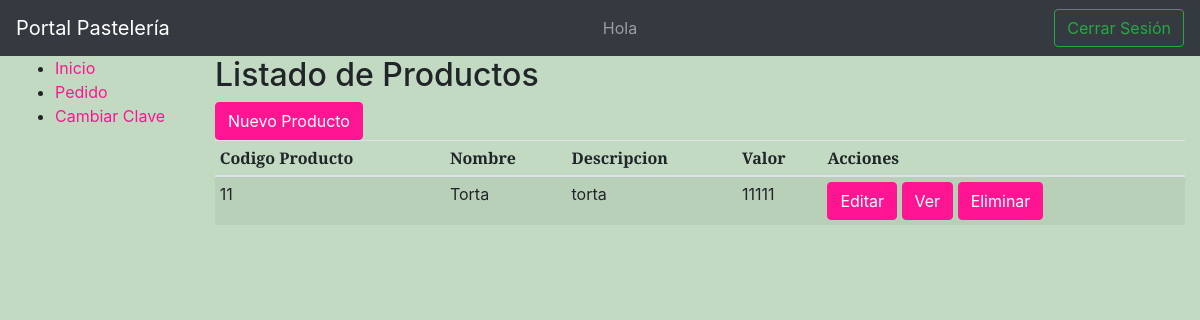
The page /portal/producto/ on the database as committed earlier.
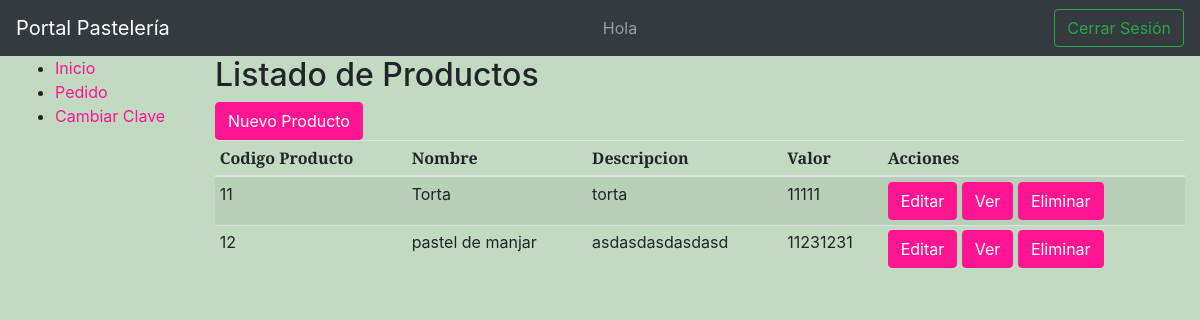
The same page on the database as committed later.
### sitio_web/models.py (models this page shows, shortened)
class Producto(models.Model):
    codigo_producto = models.AutoField(primary_key=True)
    nombre_producto = models.CharField(max_length=100)
    descripcion = models.CharField(max_length=1000)
    valor = models.IntegerField()

### sitio_web/views.py (the view)
# urls.py: path('portal/producto/', views.ProductoListView.as_view(),
class ProductoListView(generic.ListView):
    model = Producto
    paginate_by = 30

### sitio_web/templates/sitio_web/producto_list.html (shortened to what this page needs)
{% extends "base_crud.html" %}
{% block content%}
<h2>Listado de Productos</h2>
<a class="btn btn-primary" href="{% url 'producto_create' %}" role="button">Nuevo Producto</a>
<div class="table-responsive">
<table class="table table-striped table-sm">
    <thead>
    <tr>
        <th>Codigo Producto</th>
        <th>Nombre</th>
        <th>Descripcion</th>
        <th>Valor</th>
        <th>Acciones</th>
    </tr>
    </thead>
    <tbody>
    {% for producto in producto_list %}
    <tr>
        <td>{{producto.codigo_producto}}</td>
        <td>{{producto.nombre_producto}}</td>
        <td>{{producto.descripcion}}</td>
        <td>{{producto.valor}}</td>
        <td>
            <a class="btn btn-primary" href="{{producto.codigo_producto}}/update" role="button">Editar</a>
		    <a class="btn btn-primary" href="{{producto.codigo_producto}}" role="button">Ver</a>
			<a class="btn btn-primary" href="{{producto.codigo_producto}}/delete" role="button">Eliminar</a>
        </td>
    </tr>
    {% endfor %}
    </tbody>
</table>
</div>
{%endblock%}

### sitio_web/templates/base_crud.html (shortened to what this page needs)
<!DOCTYPE html>
<head>
    {% load static %}
    <link href="https://cdnjs.cloudflare.com/ajax/libs/magnific-popup.js/1.1.0/magnific-popup.min.css" rel="stylesheet" />
    <link href="{% static 'css/styles.css' %}" rel="stylesheet" />
</head>
<body class="crud-bg">
    <nav class="navbar navbar-dark bg-dark">
        <a class="navbar-brand">Portal Pastelería</a>
        <span class="navbar-text">Hola {{ user.first_name }} {{ user.last_name }}</span>
        <form class="form-inline" action='/accounts/logout/'>
            <button class="btn btn-outline-success my-2 my-sm-0" type="submit">Cerrar Sesión</button>
        </form>
      </nav>
    <div class="container-fluid">
        <div class="row">
            <div class="col-sm-2">
            {% block sidebar %}
                {% if user.groups.all.0.name == "Supervisor" %}
                    <ul class="sidebar-nav">
                        <li><a href="{% url 'portal' %}">Inicio</a></li>
                        <li><a href="{% url 'productos' %}">Producto</a></li>
                        <li><a href="{% url 'pedidos' %}">Pedido</a></li>
                        <li><a href="{% url 'usuario' %}">Usuario</a></li>
                        <li><a href="{% url 'cambiar_clave' %}">Cambiar Clave</a></li>
                    </ul>
                {% else %}
                    <ul class="sidebar-nav">
                        <li><a href="{% url 'portal' %}">Inicio</a></li>
                        <li><a href="{% url 'pedidos' %}">Pedido</a></li>
                        <li><a href="{% url 'cambiar_clave' %}">Cambiar Clave</a></li>
                    </ul>
                {% endif %}
            {% endblock %}
            </div>
            <div class="col-sm-10 ">
            {% block content %}{% endblock %}
            </div>
          </div>
    </div>
</body>

Rows that differ between the two databases and show on the page:
added Producto: codigo_producto "12", nombre_producto "pastel de manjar", descripcion "asdasdasdasdasd", valor "11231231"
